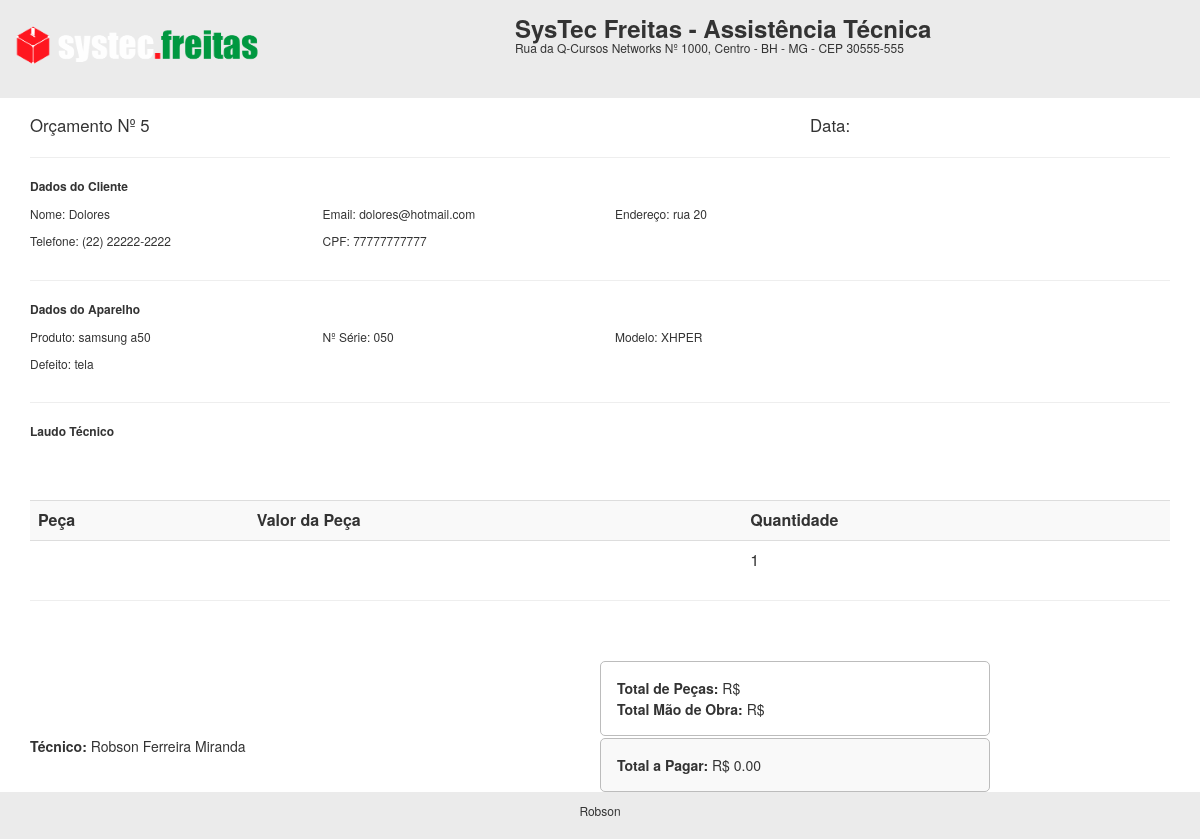
Before: /rel/rel_orcamento.php?id=5 with the older database file.
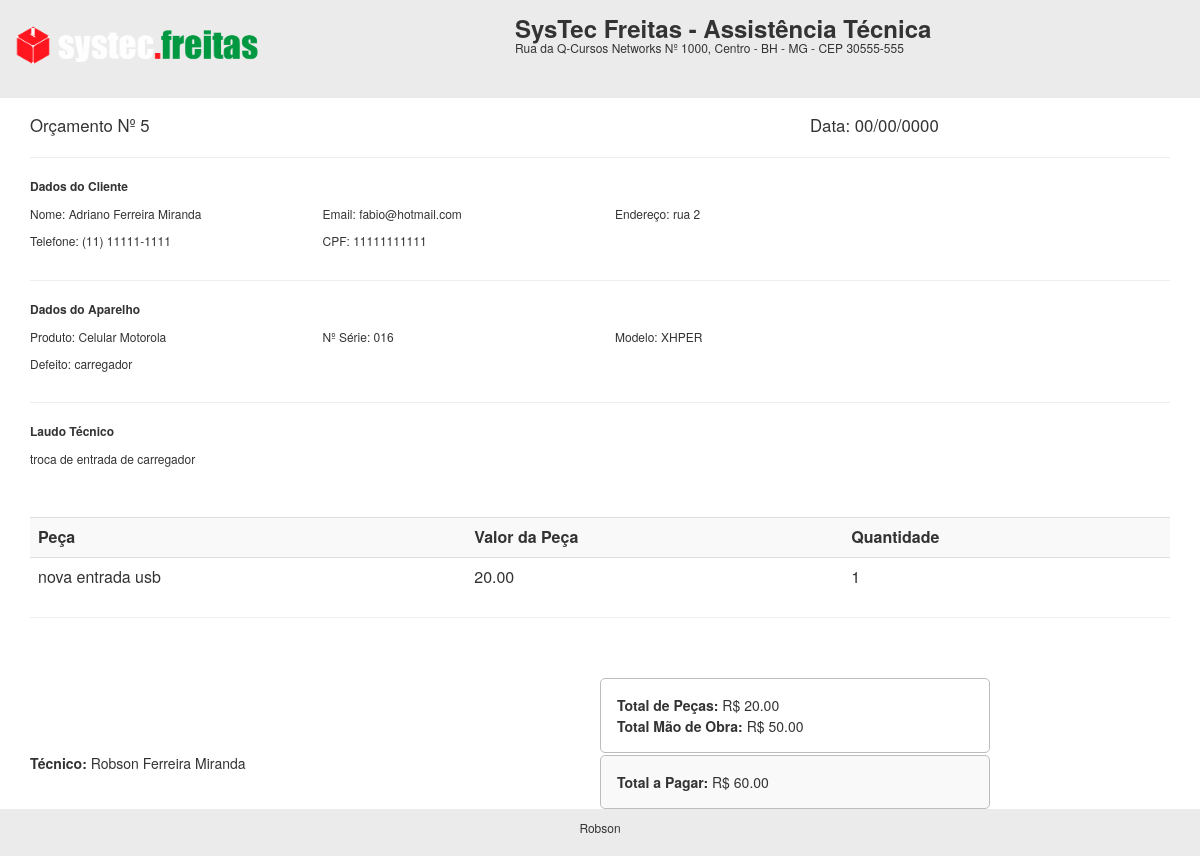
After: the same page with the newer database file.
### tables this page shows
CREATE TABLE `orcamento` (
  `id` int(11) NOT NULL,
  `cliente` varchar(50) NOT NULL,
  `tecnico` varchar(50) NOT NULL,
  `produto` varchar(50) NOT NULL,
  `serie` varchar(100) DEFAULT NULL,
  `problema` varchar(255) NOT NULL,
  `laudo` varchar(255) DEFAULT NULL,
  `obs` varchar(255) DEFAULT NULL,
  `valor_servico` decimal(10,2) DEFAULT NULL,
  `pecas` varchar(255) DEFAULT NULL,
  `valor_pecas` decimal(10,2) DEFAULT NULL,
  `total` decimal(10,2) DEFAULT NULL,
  `desconto` decimal(10,2) DEFAULT NULL,
  `valor_total` decimal(10,2) DEFAULT NULL,
  `pgto` varchar(50) DEFAULT NULL,
  `data_abertura` date NOT NULL,
  `data_geracao` date DEFAULT NULL,
  `data_aprovacao` date DEFAULT NULL,
  `status` varchar(50) NOT NULL
);

CREATE TABLE `clientes` (
  `id` int(11) NOT NULL,
  `nome` varchar(50) NOT NULL,
  `telefone` varchar(50) NOT NULL,
  `endereco` varchar(50) NOT NULL,
  `email` varchar(50) NOT NULL,
  `cpf` varchar(50) NOT NULL,
  `data` date NOT NULL
);

CREATE TABLE `funcionarios` (
  `id` int(11) NOT NULL,
  `nome` varchar(50) NOT NULL,
  `cpf` varchar(50) NOT NULL,
  `telefone` varchar(20) NOT NULL,
  `endereco` varchar(50) NOT NULL,
  `cargo` varchar(50) NOT NULL,
  `data` date NOT NULL
);

### rel/rel_orcamento.php (the view, shortened to what this page needs)
<?php
$id = $_GET['id'];
include('../conexao.php');
$query = "select o.id, o.cliente, o.tecnico, o.produto, o.serie, o.problema, o.laudo, o.valor_servico, o.pecas, o.valor_pecas, o.total, o.valor_total, o.status, o.data_abertura, o.data_geracao, c.nome as cli_nome, c.email, c.telefone, c.endereco, f.nome as func_nome from orcamento as o INNER JOIN clientes as c on o.cliente = c.cpf INNER JOIN funcionarios as f on o.tecnico = f.id where o.id = '$id'";
$result = mysqli_query($conexao, $query);
 while($res_1 = mysqli_fetch_array($result)){
$data2 = implode('/', array_reverse(explode('-', $res_1['data_geracao'])));
 ?>
<link rel="stylesheet" href="https://maxcdn.bootstrapcdn.com/bootstrap/3.3.7/css/bootstrap.min.css">
<div class="cabecalho">
		<div class="row">
			<div class="col-sm-5">
			  <img src="../img/logo.png" width="250px">
			</div>
			<div class="col-sm-7">
			 <h3 class="titulo"><b>SysTec Freitas - Assistência Técnica</b></h3>
			 <h6 class="titulo">Rua da Q-Cursos Networks Nº 1000, Centro - BH - MG - CEP 30555-555</h6>
			</div>
		</div>
</div>
<div class="container">
			<div class="row">
				<div class="col-sm-8">
				  <big> Orçamento Nº <?php echo $id ?>  </big>
				</div>
				<div class="col-sm-4">
				<big> Data: <?php echo $data2; ?> </big>
				</div>
			</div>
		<hr>
			<div class="row">
				<div class="col-sm-12">
					<p style="font-size:12px"> <b> Dados do Cliente </b> </p>
				</div>
			</div>
			<div class="row">
				<div class="col-sm-3">
				 <p style="font-size:12px">  Nome: <?php echo $res_1['cli_nome']; ?> </p>
				</div>
				<div class="col-sm-3">
				 <p style="font-size:12px">  Email: <?php echo $res_1['email']; ?> </p>
				</div>
				<div class="col-sm-3">
				 <p style="font-size:12px">  Endereço: <?php echo $res_1['endereco']; ?> </p>
				</div>
			</div>
			<div class="row">
				<div class="col-sm-3">
				 <p style="font-size:12px">  Telefone: <?php echo $res_1['telefone']; ?> </p>
				</div>
				<div class="col-sm-3">
				 <p style="font-size:12px">  CPF: <?php echo $res_1['cliente']; ?> </p>
				</div>
			</div>
		<hr>
		<div class="row">
				<div class="col-sm-12">
					<p style="font-size:12px"> <b> Dados do Aparelho </b> </p>
				</div>
			</div>
			<div class="row">
				<div class="col-sm-3">
				 <p style="font-size:12px">  Produto: <?php echo $res_1['produto']; ?> </p>
				</div>
				<div class="col-sm-3">
				 <p style="font-size:12px">  Nº Série: <?php echo $res_1['serie']; ?> </p>
				</div>
				<div class="col-sm-3">
				 <p style="font-size:12px">  Modelo: XHPER </p>
				</div>
			</div>
			<div class="row">
				<div class="col-sm-12">
				 <p style="font-size:12px">  Defeito: <?php echo $res_1['problema']; ?> </p>
				</div>
			</div>
		<hr>
		<div class="row">
				<div class="col-sm-12">
					<p style="font-size:12px"> <b> Laudo Técnico </b> </p>
				</div>
			</div>
			<div class="row">
				<div class="col-sm-12">
				 <p style="font-size:12px">  <?php echo $res_1['laudo']; ?>  </p>
				</div>
			</div>
		<br><br>
		<table class="table">
			<tr bgcolor="#f9f9f9">
				<td> <b>Peça</b> </td>
				<td> <b>Valor da Peça</b> </td>
				<td> <b> Quantidade</b> </td>
			</tr>
			<tr>
				<td> <?php echo $res_1['pecas']; ?> </td>
				<td> <?php echo $res_1['valor_pecas']; ?> </td>
				<td> 1 </td>
			</tr>
		</table>
		<hr>
		<br>
		<br>
		<div class="row">
				<div class="col-sm-6">
				</div>
				<div class="col-sm-4 areaTotais">
				 <p class="pgto" style="font-size:14px">  <b>Total de Peças: </b> R$ <?php echo $res_1['valor_pecas']; ?> </p>
				 <p class="pgto" style="font-size:14px">  <b>Total Mão de Obra: </b> R$ <?php echo $res_1['valor_servico']; ?> </p>
				</div>
		</div>
		<div class="row">
				<div class="col-sm-6">
				 <p style="font-size:14px">  <b>Técnico: </b> <?php echo $res_1['func_nome']; ?> </p>
				</div>
				<div class="col-sm-4 areaTotal">
				 <p class="pgto" style="font-size:14px">  <b>Total a Pagar: </b> R$ <?php echo $res_1['valor_total']; ?> </p>
				</div>
		</div>
		<br>
		<div class="row">
				<div class="col-sm-6">
				</div>
				<div class="col-sm-3">
				<p style="font-size:12px">  Orçamento válido até: <?php echo date('d/m/Y', strtotime("+5 days",strtotime($res_1['data_geracao']))); ?></p>
				</div>
		</div>
</div>
<div class="footer">
 <p style="font-size:12px" align="center">Robson</p>
</div>
<?php } ?>

### rel/rel_orcamento.php (style rules this page uses)
.footer { position:absolute; bottom:0; width:100%; background-color: #ebebeb; padding:10px; }
.cabecalho { background-color: #ebebeb; padding:15px 15px 15px 15px; margin-bottom:15px; }
.titulo { margin:0; }
.areaTotais { border : 0.5px solid #bcbcbc; padding: 15px; border-radius: 5px; margin-right:25px; }
.areaTotal { border : 0.5px solid #bcbcbc; padding: 15px; border-radius: 5px; margin-right:25px; background-color: #f9f9f9; margin-top:2px; }
.pgto { margin:1px; }

Changed rows visible on the page:
changed orcamento "Robson Ferreira Miranda": data_geracao (not shown) → "00/00/0000"; clientes.nome "Dolores" → "Adriano Ferreira Miranda"; clientes.email "dolores@hotmail.com" → "fabio@hotmail.com"; clientes.endereco "rua 20" → "rua 2"; clientes.telefone "(22) 22222-2222" → "(11) 11111-1111"; cliente "77777777777" → "11111111111"; produto "samsung a50" → "Celular Motorola"; serie "050" → "016"; problema "tela" → "carregador"; laudo (not shown) → "troca de entrada de carregador"; pecas (not shown) → "nova entrada usb"; valor_pecas (not shown) → "20.00"; valor_servico (not shown) → "50.00"; valor_total "0.00" → "60.00"
